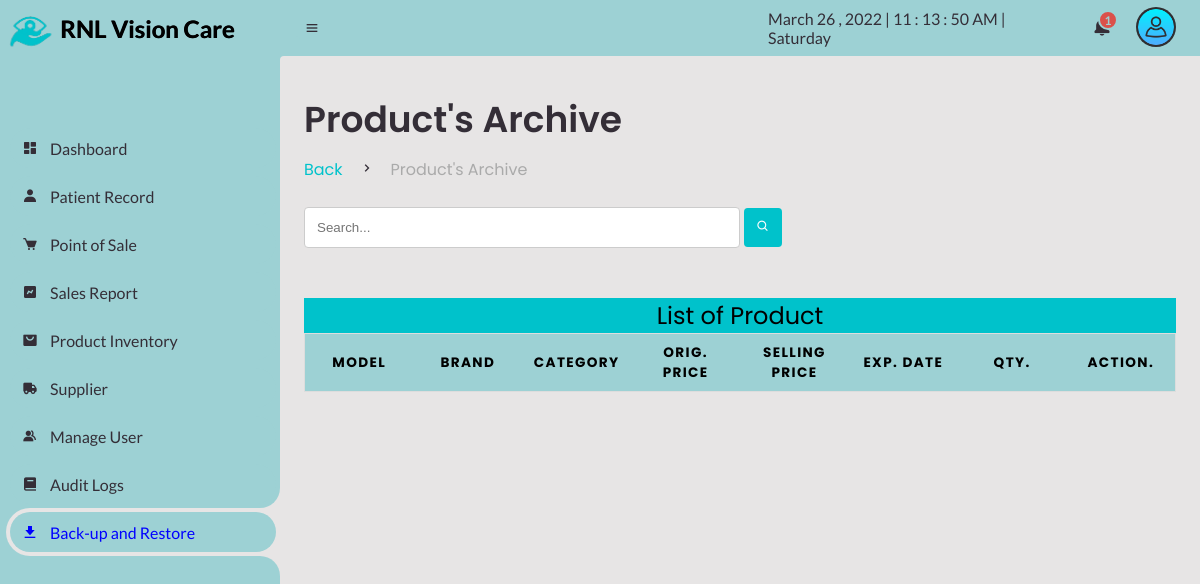
Page /Admin/product_archive.php (signed in) on the earlier database version.
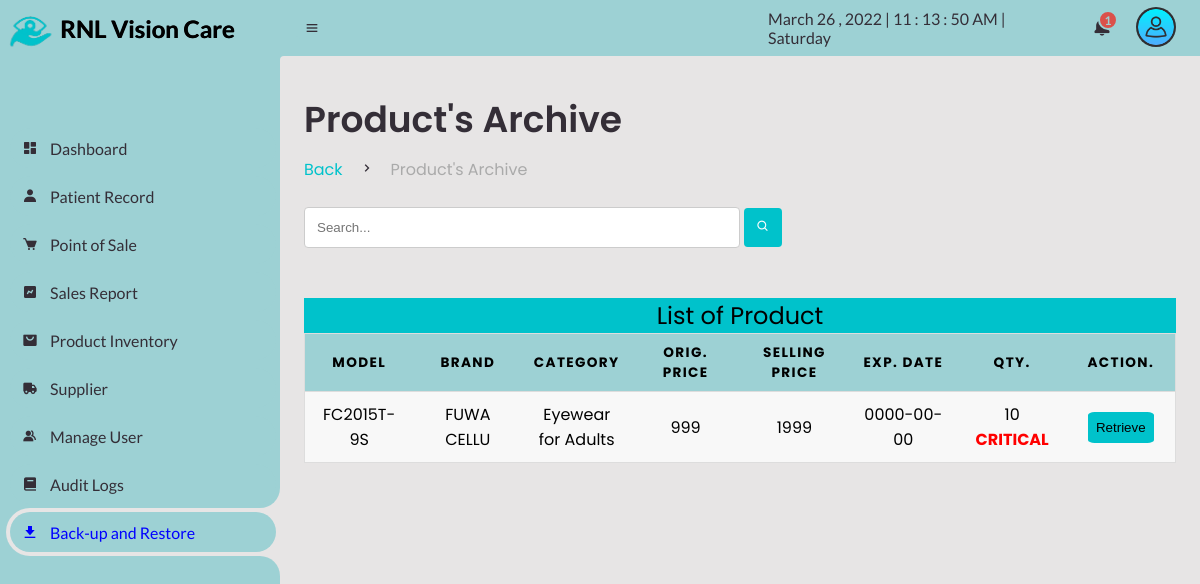
Same page on the later database version.
### tables this page shows
CREATE TABLE `archive_products` (
  `pro_id` int(11) NOT NULL,
  `brand` varchar(255) NOT NULL,
  `model` varchar(255) NOT NULL,
  `category` varchar(255) NOT NULL,
  `dateofarrival` date NOT NULL,
  `expdate` date NOT NULL,
  `sellingprice` int(255) NOT NULL,
  `origprice` int(255) NOT NULL,
  `profit` int(255) NOT NULL,
  `supplier` varchar(255) NOT NULL,
  `qty` int(100) NOT NULL,
  `image` text NOT NULL,
  `remarks` text NOT NULL
);

### Admin/product_archive.php (the view, shortened to what the changed rows need)
<?php
include("session.php");
?>
<!DOCTYPE html>
<html lang="en">
<head>
	<link href='https://unpkg.com/boxicons@2.0.9/css/boxicons.min.css' rel='stylesheet'>
	<link rel="stylesheet" href="css\sys_style.css">
</head>
<body>
	<section id="content">
		<nav>
			<div class="dropdown2">
			<a href="#" class="notification">
				<span class="num">
				<?php
				$query = mysqli_query($conn, "SELECT COUNT(*) as total from client_inquiries WHERE inquiries_status = '2'");
					while($result=mysqli_fetch_array($query)){
					echo $result['total'];
				}
				?>
						  </span>
			</a>
					<?php
			   require_once("../db/notification/notifdisplay.php");
            ?>
			</div>
		</nav>
		<main>
			<div class="head-title">
				<div class="left">
					<h1>Product's Archive</h1>
				</div>
			</div><br>
			<div>
				<div>
<div id="printing">
					<table>
<caption>List of Product</caption>
     <thead>
     	<tr>
     		<th>Model</th>
     	 <th>Brand</th>
     	 <th>Category</th>
     	 <th>Orig. Price</th>
		 <th>Selling Price</th>
		 <th>Exp. Date</th>
		 <th>Qty.</th>
		 <th>Action.</th>
     	</tr>
     </thead>
     <tbody>
     	<?php
     	$limit=25;
        $page=isset($_GET['page']) ? $_GET['page']:1;
        $start=($page-1)*$limit;
     	if (isset($_POST['btnsearch'])) {
        $sql1 = "SELECT * FROM `archive_products` WHERE `category` LIKE '%$search%' OR `model` LIKE '%$search%' LIMIT $start, $limit";
        $sql2 =$conn->query("SELECT count(pro_id) AS id,`category`,`model` FROM `product` WHERE `category` LIKE '%$search%' OR `model` LIKE '%$search%'");
        	}
        else{
        		$sql1 = "SELECT * FROM `archive_products` LIMIT $start, $limit ";
        	}
     	  $result1 = $conn->query($sql1);
  			if($result1->num_rows > 0){
  				while($row = $result1 -> fetch_assoc()){
  					$qty=$row['qty'];
     	?>
     	  <tr>
     	  	<td data-label="Model"><?php echo $row['model'];?></td>
     	  	<td data-label="Brand"><?php echo $row['brand'];?></td>
     	  	<td data-label="Category"><?php echo $row['category'];?></td>
     	  	<td data-label="Orig."><?php echo $row['origprice'];?></td>
			  	<td data-label="Selling"><?php echo $row['sellingprice'];?></td>
			  	<td data-label="Expire"><?php echo $row['expdate'];?></td>
			  	<td data-label="Qty" id="qq"><?php echo $row['qty'];
							if ($qty<=10) {
						echo "<br><b><p style='color:red;'>CRITICAL</p></b>";
							}
							else
							{
								echo "";}
			  ?>
			  <td data-label="Action"><button class="btn-upd" style="cursor: pointer;" onclick="return confirm('Are you sure you want to retrieve this data?')">Retrieve</button</td>
 </tr>
     	 <?php
     }}
     	?>
     </tbody>
   </table>
</div>
					</div>
					</div>
		</main>
	</section>
</body>
</html>

Differences in the rows shown:
added archive_products: model "FC2015T-9S", brand "FUWA CELLU", category "Eyewear for Adults", origprice "999", sellingprice "1999", expdate "0000-00-00", qty "10", shows "CRITICAL"
